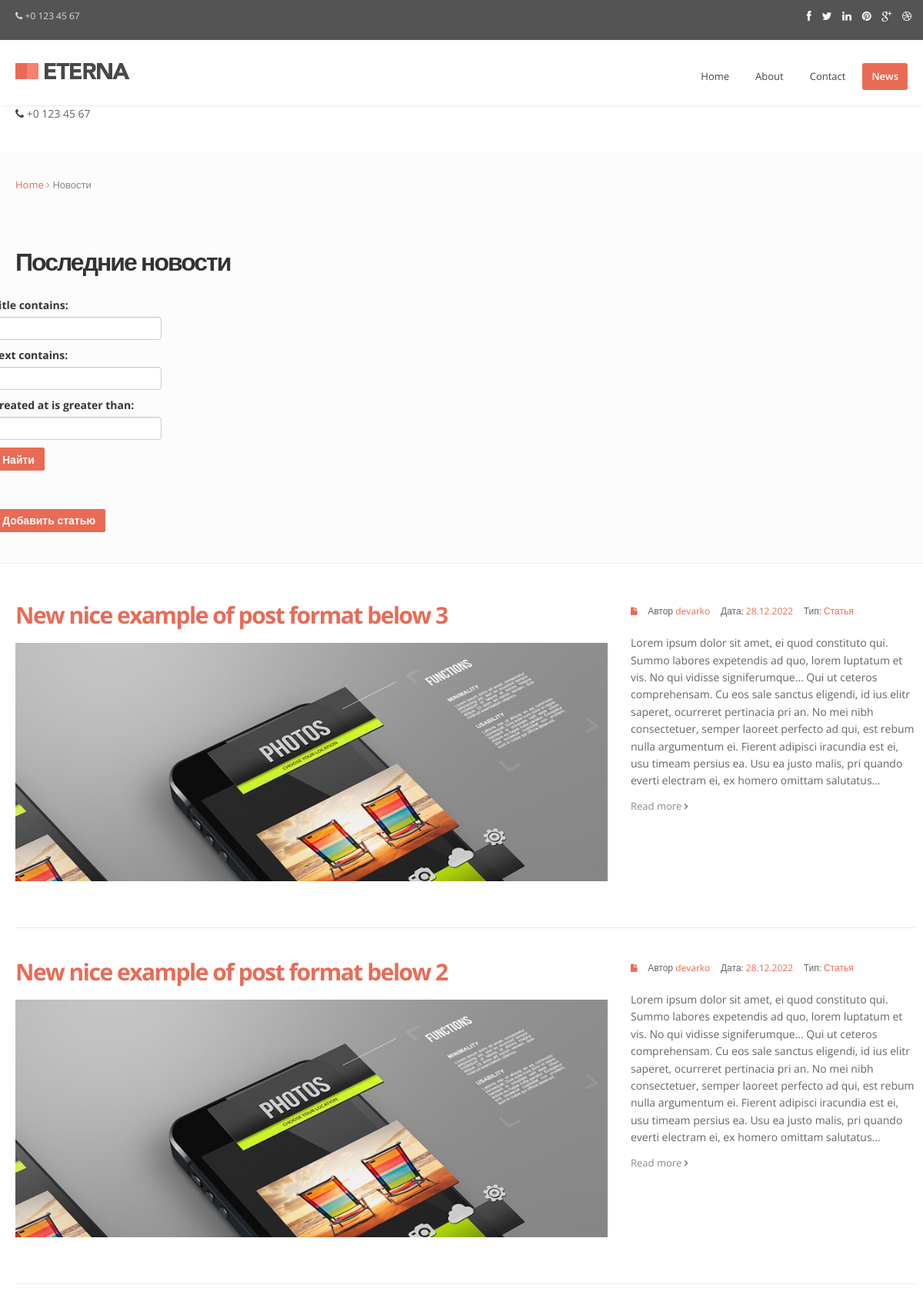
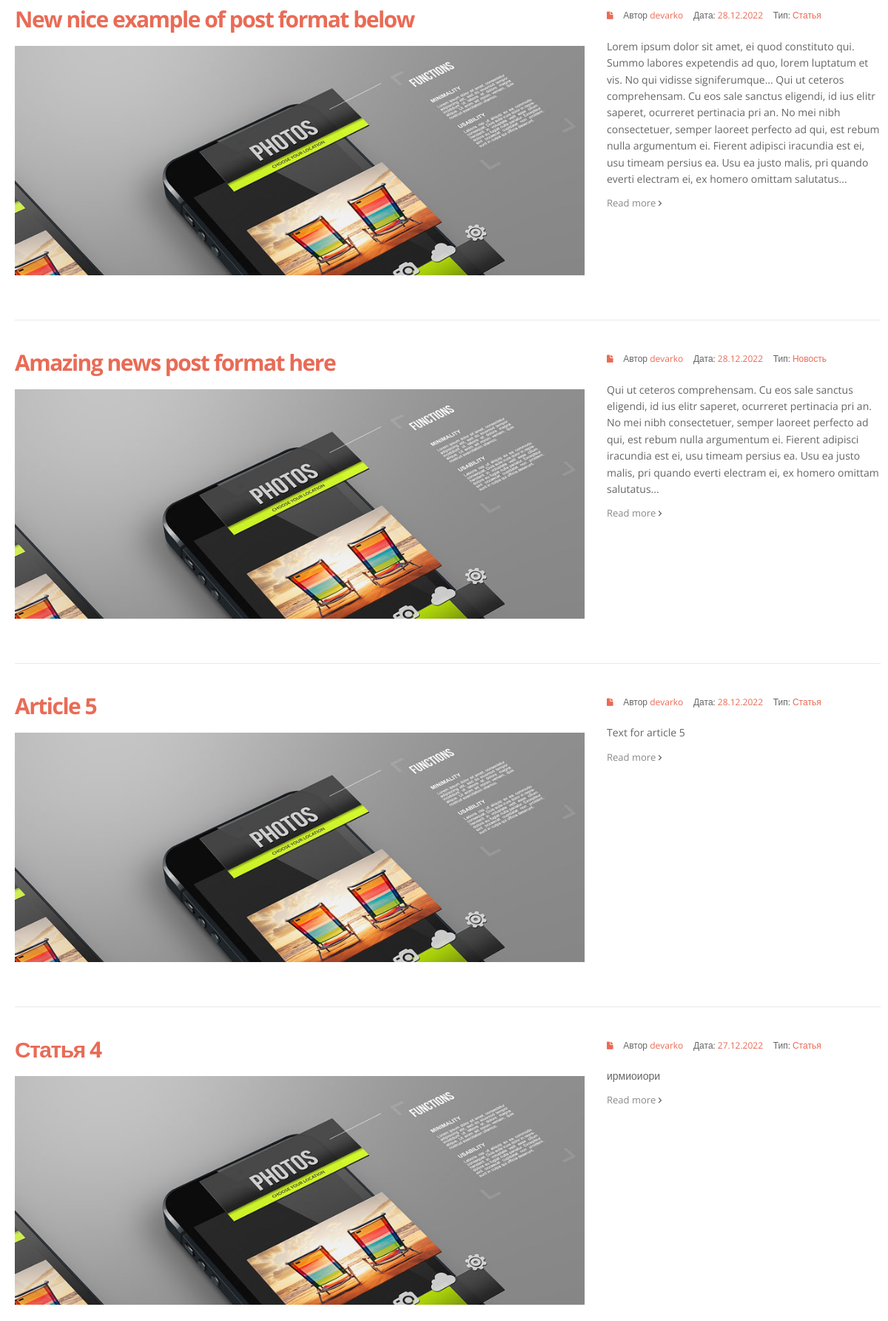
Page /news/ (upper part) on the committed database (2 pictures, top to bottom).
### news/models.py (models this page shows, shortened)
class Post(models.Model):
    NEWS = 'nw'
    ARTICLE = 'AR'
    TYPES = [
        (NEWS, 'Новость'),
        (ARTICLE, 'Статья'),
    ]
    title = models.CharField(max_length=128, unique=True)
    text = models.TextField()
    type = models.CharField(max_length=2, choices=TYPES, default=ARTICLE)
    author = models.ForeignKey(User, on_delete=models.CASCADE)
    created_at = models.DateTimeField(auto_now_add=True)
    category = models.ManyToManyField(Category, through='PostCategory')
    rating = models.SmallIntegerField(default=0)

### news/views.py (the view)
# urls.py: path('', views.PostListView.as_view(), name='news'),
class PostListView(ListView):
    model = Post
    template_name = 'news/news_list.html'
    context_object_name = 'posts'
    ordering = ['-created_at']
    paginate_by = 10
    def get_context_data(self, *, object_list=None, **kwargs):
        context = super().get_context_data(**kwargs)
        context['filter'] = PostFilter(self.request.GET, queryset=self.get_queryset())
        return context

### news/templatetags/custom_filters.py (called while the page is built)
@register.filter('censor')
def censor(sentence=''):
    new_sentence = ''
    for word in sentence.split():
        if word in Banned_list:
            new_sentence += '*(censored) '
        else:
            new_sentence += word + ' '
    return new_sentence

### templates/news/news_list.html (shortened to what this page needs)
{% extends 'pages/base.html' %}
{% load static %}
{% load custom_filters %}
{% block content %}
{% include 'pages/inc/topbar.html' %}
{% include 'pages/inc/headline.html' %}
<section id="inner-headline">
    <div class="container">
        <div class="row">
            <div class="span12">
                <div class="inner-heading">
                    <h2>Последние новости</h2>
                </div>
            </div>
        </div>
        <div class="row">
            <form method="GET">
                {{ filter.form }}
                <div>
                    <button class="btn btn-theme" type="submit" >Найти</button>
                </div>
            </form>
        </div>
        <div class="row">
            <a class="btn btn-theme" type="submit" href="/news/add">Добавить статью</a>
        </div>
    </div>
</section>
<section id="content">
    <div class="container">
        <div class="row">
            {% if posts %}
                <div class="span12">
                    {% for post in filter.qs %}
                        <article>
                          <div class="row">
                            <div class="span8">
                              <div class="post-image">
                                <div class="post-heading">
                                  <h3><a href="{{ post.pk }}">{{ post.title|censor }}</a></h3>
                                </div>
                                <img src="{%  static 'img/dummies/blog/img1.jpg' %}" alt="" />
                              </div>
                            </div>
                            <div class="span4">
                              <div class="meta-post">
                                <ul>
                                  <li><i class="icon-file"></i></li>
                                  <li>Автор <a href="#" class="author">{{ post.author }}</a></li>
                                  <li>Дата: <a href="#" class="date">{{ post.created_at | date:'d.m.Y' }}</a></li>
                                  <li>Тип: <a href="#">{% if post.type == 'AR' %}Статья{% else %}Новость{% endif %}</a></li>
                                </ul>
                              </div>
                              <div class="post-entry">
                                <p>
                                  {{ post.text }}
                                </p>
                                <a href="#" class="readmore">Read more <i class="icon-angle-right"></i></a>
                              </div>
                            </div>
                          </div>
                        </article>
                    {% endfor %}
                </div>
            {% else %}
                <h3>Новостей пока нет... :(</h3>
            {% endif %}
        </div>
    </div>
</section>
{% endblock content %}

### templates/pages/base.html (shortened to what this page needs)
<!doctype html>
<html lang="en">
<head>
</head>
<body>
    {% include 'pages/inc/header.html' %}
    {% block content %}{% endblock content %}
    {% include 'pages/inc/footer.html' %}
</body>
</html>

### templates/pages/inc/header.html (shortened to what this page needs)
<!DOCTYPE html>
{% load static %}
<html lang="en">
<head>
    <link href="{%  static 'css/bootstrap.css' %}" rel="stylesheet" />
    <link href="{%  static 'css/bootstrap-responsive.css' %}" rel="stylesheet" />
    <link href="{%  static 'css/flexslider.css' %}" rel="stylesheet" />
    <link href="{%  static 'css/prettyPhoto.css' %}" rel="stylesheet" />
    <link href="{%  static 'css/camera.css' %}" rel="stylesheet" />
    <link href="{%  static 'css/jquery.bxslider.css' %}" rel="stylesheet" />
    <link href="{%  static 'css/style.css' %}" rel="stylesheet" />
    <link href="{%  static 'color/default.css' %}" rel="stylesheet" />
</head>
<body>
<div id="wrapper">
    <header>
        <div class="top">
            <div class="container">
                <div class="row">
                    <div class="span6">
                        <p class="topcontact"><i class="icon-phone"></i> +0 123 45 67</p>
                    </div>
                    <div class="span6">
                        <ul class="social-network">
                            <li><a href="#" data-placement="bottom" title="Facebook"><i class="icon-facebook icon-white"></i></a></li>
                            <li><a href="#" data-placement="bottom" title="Twitter"><i class="icon-twitter icon-white"></i></a></li>
                            <li><a href="#" data-placement="bottom" title="Linkedin"><i class="icon-linkedin icon-white"></i></a></li>
                            <li><a href="#" data-placement="bottom" title="Pinterest"><i class="icon-pinterest  icon-white"></i></a></li>
                            <li><a href="#" data-placement="bottom" title="Google +"><i class="icon-google-plus icon-white"></i></a></li>
                            <li><a href="#" data-placement="bottom" title="Dribbble"><i class="icon-dribbble icon-white"></i></a></li>
                        </ul>
                    </div>
                </div>
            </div>
        </div>
        <div class="container">
            <div class="row nomargin">
                <div class="span4">
                    <div class="logo">
                        <a href="/"><img src="{%  static 'img/logo.png' %}" alt="" /></a>
                    </div>
                </div>
                <div class="span8">
                    <div class="navbar navbar-static-top">
                        <div class="navigation">
                            <nav>
                                <ul class="nav topnav">
                                    {% url 'home' as home_url %}
                                    <li {% if request.path == home_url %} class="active"{% endif %}>
                                        <a href="/">Home</a>
                                    </li>
                                    {% url 'about' as about_url %}
                                    <li {% if request.path == about_url %} class="active"{% endif %}>
                                        <a href="/about">About</a>
                                    </li>
                                    {% url 'contact' as contact_url %}
                                    <li {% if request.path == contact_url %} class="active"{% endif %}>
                                        <a href="/contact">Contact</a>
                                    </li>
                                    <li>
                                    {% url 'news' as news_url %}
                                    <li {% if request.path == news_url %} class="active"{% endif %}>
                                        <a href="/news">News</a>
                                    </li>
                                </ul>
                            </nav>
                        </div>
                    </div>
                </div>
            </div>
        </div>
    </header>
</div>

### templates/pages/inc/topbar.html
<div class="top">
    <div class="container">
        <div class="row">
            <div class="span6">
                <p class="topcontact"><i class="icon-phone"></i> +0 123 45 67</p>
            </div>
            <div class="span6">
                <ul class="social-network">
                    <li><a href="#" data-placement="bottom" title="Facebook"><i class="icon-facebook icon-white"></i></a></li>
                    <li><a href="#" data-placement="bottom" title="Twitter"><i class="icon-twitter icon-white"></i></a></li>
                    <li><a href="#" data-placement="bottom" title="Linkedin"><i class="icon-linkedin icon-white"></i></a></li>
                    <li><a href="#" data-placement="bottom" title="Pinterest"><i class="icon-pinterest  icon-white"></i></a></li>
                    <li><a href="#" data-placement="bottom" title="Google +"><i class="icon-google-plus icon-white"></i></a></li>
                    <li><a href="#" data-placement="bottom" title="Dribbble"><i class="icon-dribbble icon-white"></i></a></li>
                </ul>
            </div>
        </div>
    </div>
</div>

### templates/pages/inc/headline.html (shortened to what this page needs)
<section id="inner-headline">
    <div class="container">
        <div class="row">
            <div class="span12">
                <div class="inner-heading">
                    {% url 'home' as home_url %}
                    {% if request.path != home_url %}
                        <ul class="breadcrumb">
                            <li><a href="/">Home</a> <i class="icon-angle-right"></i></li>
                            {% url 'news' as news_url %}
                                {% if request.path == news_url %}
                                    <li class="active">Новости</li>
                                {% endif %}
                        </ul>
                    {% endif %}
                </div>
            </div>
        </div>
    </div>
</section>

### templates/pages/inc/footer.html (shortened to what this page needs)
{% load static %}
</body>
</html>

### pages/static/css/style.css (style rules this page uses)
body { font-family: 'Open Sans', sans-serif; font-size: 14px; font-weight: 400; line-height: 1.6em; color: #656565; }
a { color: #4b5056; }
.bold { font-weight: 900; }
.container { padding: 0 20px 0 20px; position: relative; }
#wrapper { width: 100%; margin: 0; padding: 0; }
.row { margin-bottom: 30px; }
.row .row { margin-bottom: 30px; }
.row.nomargin { margin-bottom: 0; }
header { background: #fff; margin: 0; padding: 0 0 20px; position: relative; z-index: 2000; -webkit-box-shadow: 0 2px 4px -2px #ddd; -moz-box-shadow: 0 2px 4px -2px #ddd; box-shadow: 0 2px 4px -2px #ddd; }
header .top { padding: 10px 0 10px; margin: 0 0 30px; background: #545454; }
header .top p.topcontact { color: #ddd; font-size: 12px; }
header .top p.topcontact i { color: #ddd; }
header .logo { float: left; }
header .logo img { margin-bottom: 10px; }
header .top .row { margin-bottom: 0; }
ul.social-network { float: right; list-style: none; margin: 0; }
ul.social-network li { display: inline; margin: 0 5px; }
header .navigation { float: right; }
header ul.nav li { border: none; margin: 0; }
header ul.nav li a { border: none; font-weight: 400; }
.navbar .nav>li>a { font-size: 13px; color: #444; text-shadow: none; }
.navbar .nav>.active>a, .navbar .nav>.active>a:hover { font-weight: 600; }
#content { position: relative; background: #fff; border-top: 1px solid #f2f2f2; padding: 50px 0 0 0; }
#content img { max-width: 100%; height: auto; }
#inner-headline { background: #fcfcfc; position: relative; margin: 0; padding: 20px 0 10px; }
#inner-headline .inner-heading h2 { color: #333; margin: 0 0 0 0; font-size: 32px; font-weight: 700; letter-spacing: -2px; }
#inner-headline ul.breadcrumb { margin: 0; float: none; background: none; }
#inner-headline ul.breadcrumb li { margin-bottom: 0; padding-bottom: 0; }
#inner-headline ul.breadcrumb li { font-size: 13px; color: #888; text-shadow: none; }
#inner-headline ul.breadcrumb li i { color: #ababab; }
#inner-headline ul.breadcrumb li a { text-decoration: none; }
article { float: left; width: 100%; margin-bottom: 40px; border-bottom: 1px solid #e9e9e9; padding-bottom: 10px; }
article .post-heading h3 { margin-bottom: 20px; }
article .post-heading h3 a { font-weight: 700; letter-spacing: -1.5px; text-decoration: none; }
.post-image { margin-bottom: 20px; }
.meta-post { margin: 0 0 20px; padding: 0; }
.meta-post ul { list-style: none; margin: 0; }
.meta-post ul li { display: inline; margin-right: 10px; }
.meta-post ul li { font-size: 12px; }
.post-entry a.readmore { font-size: 13px; color: #898989; }
[class^="icon-"].icon-white, [class*=" icon-"].icon-white { color: #fff; }
[class^="icon-"], [class*=" icon-"] { color: #404040; }

### pages/static/color/default.css (style rules this page uses)
#inner-headline ul.breadcrumb li a { color:#e96b56; }
.navbar .nav > .active > a, .navbar .nav > .active > a:hover, .navbar .nav > .active > a:focus { background: #e96b56; }
.btn-theme { border:1px solid #e96b56; background: #e96b56; }
article .post-heading h3 a { text-decoration:none; color:#e96b56; }
.meta-post a,.meta-post ul li i { color: #e96b56; }

### pages/static/css/shortcodes.css (style rules this page uses)
ul.social-network li { display:inline; margin:0 5px; }

### rows in the picture
Post: title|censor "New nice example of post format below 3", author "devarko", created_at "28.12.2022", type "Статья", text "Lorem ipsum dolor sit amet, ei quod constituto qui. Summo labores expetendis ad quo, lorem luptatum et vis. No qui vidisse signiferumque... Qui ut ceteros comprehensam. Cu eos sale sanctus eligendi, id ius elitr saperet, ocurreret pertinacia pri an. No mei nibh consectetuer, semper laoreet perfecto ad qui, est rebum nulla argumentum ei. Fierent adipisci iracundia est ei, usu timeam persius ea. Usu ea justo malis, pri quando everti electram ei, ex homero omittam salutatus..."
Post: title|censor "New nice example of post format below 2", author "devarko", created_at "28.12.2022", type "Статья", text "Lorem ipsum dolor sit amet, ei quod constituto qui. Summo labores expetendis ad quo, lorem luptatum et vis. No qui vidisse signiferumque... Qui ut ceteros comprehensam. Cu eos sale sanctus eligendi, id ius elitr saperet, ocurreret pertinacia pri an. No mei nibh consectetuer, semper laoreet perfecto ad qui, est rebum nulla argumentum ei. Fierent adipisci iracundia est ei, usu timeam persius ea. Usu ea justo malis, pri quando everti electram ei, ex homero omittam salutatus..."
Post: title|censor "New nice example of post format below", author "devarko", created_at "28.12.2022", type "Статья", text "Lorem ipsum dolor sit amet, ei quod constituto qui. Summo labores expetendis ad quo, lorem luptatum et vis. No qui vidisse signiferumque... Qui ut ceteros comprehensam. Cu eos sale sanctus eligendi, id ius elitr saperet, ocurreret pertinacia pri an. No mei nibh consectetuer, semper laoreet perfecto ad qui, est rebum nulla argumentum ei. Fierent adipisci iracundia est ei, usu timeam persius ea. Usu ea justo malis, pri quando everti electram ei, ex homero omittam salutatus..."
Post: title|censor "Amazing news post format here", author "devarko", created_at "28.12.2022", type "Новость", text "Qui ut ceteros comprehensam. Cu eos sale sanctus eligendi, id ius elitr saperet, ocurreret pertinacia pri an. No mei nibh consectetuer, semper laoreet perfecto ad qui, est rebum nulla argumentum ei. Fierent adipisci iracundia est ei, usu timeam persius ea. Usu ea justo malis, pri quando everti electram ei, ex homero omittam salutatus..."
Post: title|censor "Article 5", author "devarko", created_at "28.12.2022", type "Статья", text "Text for article 5"
Post: title|censor "Статья 4", author "devarko", created_at "27.12.2022", type "Статья", text "ирмиоиори"
